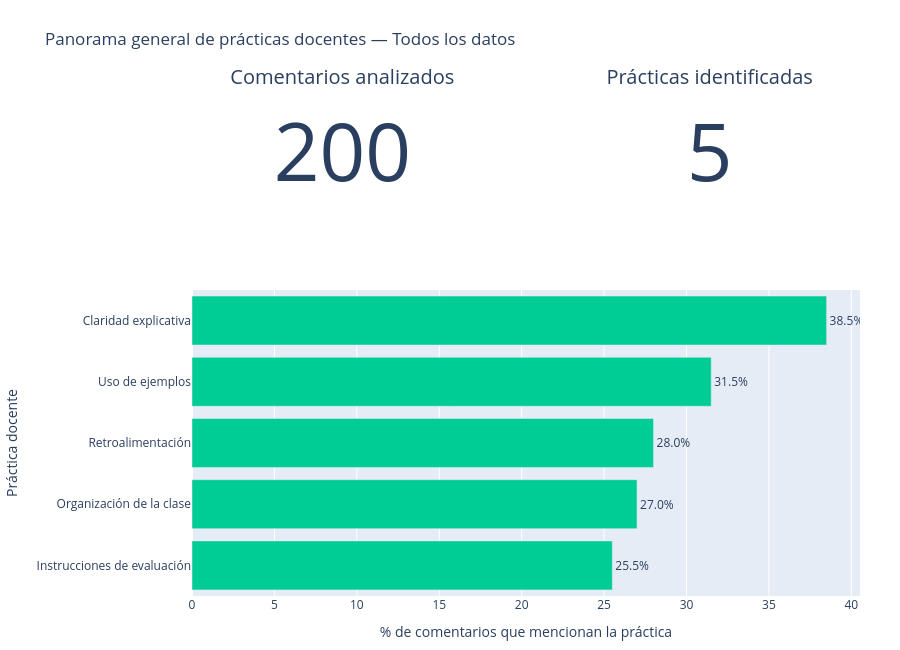

Write notebook code for a chart like this one.
### Markdown cell above
## 4. Visualización tipo tablero — Wireframe 1: Panorama general

La siguiente visualización reproduce conceptualmente el **panorama general de prácticas docentes**:

- total de comentarios analizados;
- número de prácticas identificadas;
- porcentaje de comentarios que menciona cada práctica.

La visualización utiliza **Plotly** y se recalcula a partir de los datos procesados.

### Code cell
def construir_tablero_panorama(comentarios_df, menciones_df, asignatura=None, periodo=None):
    N, por_practica, _ = calcular_indicadores(
        comentarios_df, menciones_df, asignatura=asignatura, periodo=periodo
    )

    titulo_contexto = []
    if asignatura:
        titulo_contexto.append(asignatura)
    if periodo:
        titulo_contexto.append(periodo)
    contexto = " · ".join(titulo_contexto) if titulo_contexto else "Todos los datos"

    fig = make_subplots(
        rows=2, cols=2,
        specs=[
            [{"type": "indicator"}, {"type": "indicator"}],
            [{"type": "bar", "colspan": 2}, None],
        ],
        row_heights=[0.28, 0.72],
        vertical_spacing=0.16
    )

    fig.add_trace(
        go.Indicator(
            mode="number",
            value=N,
            title={"text": "Comentarios analizados"}
        ),
        row=1, col=1
    )

    fig.add_trace(
        go.Indicator(
            mode="number",
            value=por_practica["practica_docente"].nunique(),
            title={"text": "Prácticas identificadas"}
        ),
        row=1, col=2
    )

    fig.add_trace(
        go.Bar(
            y=por_practica["practica_docente"],
            x=por_practica["P_j"],
            orientation="h",
            text=por_practica["P_j"].map(lambda x: f"{x:.1f}%"),
            textposition="outside",
            customdata=por_practica[["N_j"]],
            hovertemplate=(
                "<b>%{y}</b><br>"
                "Comentarios: %{customdata[0]}<br>"
                "Porcentaje: %{x:.2f}%<extra></extra>"
            ),
            name="% de comentarios"
        ),
        row=2, col=1
    )

    fig.update_yaxes(
        categoryorder="total ascending",
        title_text="Práctica docente",
        row=2, col=1
    )
    fig.update_xaxes(
        title_text="% de comentarios que mencionan la práctica",
        rangemode="tozero",
        row=2, col=1
    )

    fig.update_layout(
        title=f"Panorama general de prácticas docentes — {contexto}",
        height=650,
        showlegend=False,
        margin=dict(l=40, r=40, t=90, b=40)
    )

    return fig


fig_panorama = construir_tablero_panorama(comentarios, menciones)
fig_panorama.show()

### Figure 1 — Plotly figure (JSON) as saved in the notebook; plotly's stock layout.template omitted (floating-point values rounded to 4 significant figures)
{"data": [{"domain": {"x": [0, 0.45], "y": [0.7648, 1]}, "mode": "number", "title": {"text": "Comentarios analizados"}, "type": "indicator", "value": 200}, {"domain": {"x": [0.55, 1], "y": [0.7648, 1]}, "mode": "number", "title": {"text": "Prácticas identificadas"}, "type": "indicator", "value": 5}, {"customdata": [[77], [63], [56], [54], [51]], "hovertemplate": "<b>%{y}</b><br>Comentarios: %{customdata[0]}<br>Porcentaje: %{x:.2f}%<extra></extra>", "name": "% de comentarios", "orientation": "h", "text": ["38.5%", "31.5%", "28.0%", "27.0%", "25.5%"], "textposition": "outside", "type": "bar", "x": [38.5, 31.5, 28.0, 27.0, 25.5], "xaxis": "x", "y": ["Claridad explicativa", "Uso de ejemplos", "Retroalimentación", "Organización de la clase", "Instrucciones de evaluación"], "yaxis": "y"}], "layout": {"height": 650, "margin": {"b": 40, "l": 40, "r": 40, "t": 90}, "showlegend": false, "title": {"text": "Panorama general de prácticas docentes — Todos los datos"}, "xaxis": {"anchor": "y", "domain": [0, 1], "rangemode": "tozero", "title": {"text": "% de comentarios que mencionan la práctica"}}, "yaxis": {"anchor": "x", "categoryorder": "total ascending", "domain": [0, 0.6048], "title": {"text": "Práctica docente"}}}}
